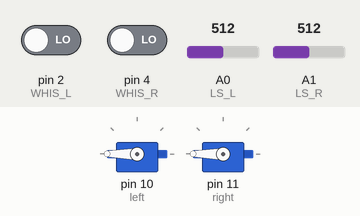
The sketch below on a simulated Arduino Uno, built with avr-gcc and run on an emulated ATmega328P. Shown: 2 × servo. The inputs (shaded band) are chosen by the test bench; at power-on: pin 2 (WHIS_L) LOW, pin 4 (WHIS_R) LOW, A0 (LS_L) = 512, A1 (LS_R) = 512.

Above: at 12.2 s.
12.3 s: pin 2 (WHIS_L) driven HIGH
At 14.6 s:
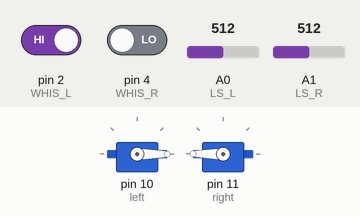
17.1 s: pin 4 (WHIS_R) driven HIGH
At 19.3 s:
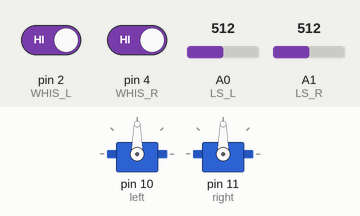
20.0 s: A0 (LS_L) set to 716
At 20.5 s:
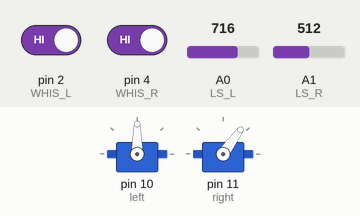
21.5 s: A1 (LS_R) set to 716
At 22.7 s:
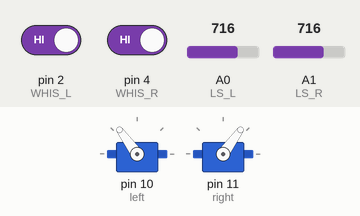
23.0 s: A0 (LS_L) set to 900
At 23.9 s:
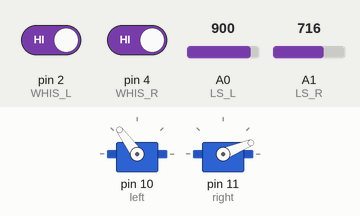
24.5 s: A1 (LS_R) set to 900
At 25.1 s:
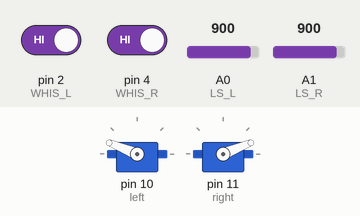
Timing chart, 0 to 27.0 s (numbered marks = the images above; inputs shaded):
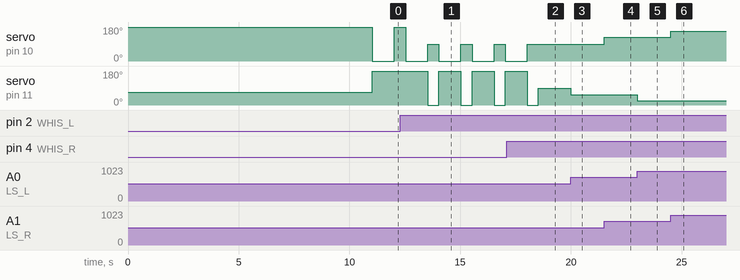

The sketch:

turtle_program.ino
```cpp
#include <Servo.h>
// Wheels
Servo left, right;

// Whiskers
const int WHIS_L = 2;
const int WHIS_R = 4;

// Light Sensors
const int LS_L = A0;
const int LS_R = A1;

// Ambient Light
int ambientLight = 0;
bool useAmbientLight = true;
int alPadding = 5; // percentage %

// Other Const
const int repositionDelay = 500;
const int delaysBtw = 110;
const int lightChks = 100;

void setup() {
  pinMode(WHIS_L,INPUT);
  pinMode(WHIS_R,INPUT);
  left.attach(10, 1300, 1700);
  right.attach(11, 1300, 1700);

  // Calibration start
  if(useAmbientLight){
  // move in circle to collect more accurate data
  turn(200, 150, true);
  double sum = 0.0;
  for(int i = 0; i < lightChks; i++){
    double curLS_L = analogRead(LS_L);
    double curLS_R = analogRead(LS_R);

    sum += curLS_L - (curLS_L*(alPadding/100));
    sum += curLS_R - (curLS_R*(alPadding/100));
    delay(delaysBtw);
  }
  ambientLight = (int)((sum)/(2*lightChks));
  drive(0,0);
  }
  // Calibration end
}

void loop() {
  // Operation Mode
  // RECORD //
  int lr = digitalRead(WHIS_L) * 10 + digitalRead(WHIS_R);
  int vR = analogRead(LS_R);
  int vL = analogRead(LS_L);

  // DECIDE //
  // 00, 01, 10, 11
  int wLeft, wRight;
  bool usingLight;
  if(lr == 11){// LIGHT SENSORS ACTIVE
    //none,
    //WLEFT USES RIGHT/ WRIGHT USES LEFT
    wLeft = map(vR,ambientLight,1023,0,200);
    wRight = map(vL,ambientLight,1023,0,200);
    usingLight = true;
  }
  else{// LIGHT SENSORS INACTIVE
    if(lr == 10){
      //right
      wLeft = 0;
      wRight = 200;
    }
    else if(lr == 1){
     //left
     wLeft = 200;
     wRight = 0;
    }
    else{
      //both
      wLeft = 200;
      wRight = -200;
    }
    // Move back
    line(-200);
    delay(repositionDelay);
    usingLight = false;
  }

  // ACT //
  if(usingLight){
    drive(wLeft, wRight);
  }
  else{
    // Move back
    line(-200);
    delay(repositionDelay);
    // Reposition
    drive(wLeft, wRight);
    delay(repositionDelay);
  }
}

///////////////////////////////////////////////////////////////////////////////
void line(int spd){
  drive(spd, spd);
}

void turn(int spd, int reducAmt, bool innerWheel){
  if(innerWheel == true){
    drive(spd, spd - reducAmt);
  }
  else{
    drive(spd - reducAmt, spd);
  }
}

void drive(int leftpw, int rightpw){
  left.writeMicroseconds(1500 + leftpw);
  right.writeMicroseconds(1500 - rightpw);
}
```

Measured:
- after the input at 12.3 s, servo on pin 11 (right): alternates 180° for 1.0 s and 0° for 0.50 s, starting after 1.2 s
- after the input at 17.1 s, servo on pin 10 (left): goes on until 18.0 s, then stays 90°
- after the input at 20.0 s, servo on pin 11 (right): 90° → 54° at once
- after the input at 21.5 s, servo on pin 10 (left): 90° → 126° at once
- after the input at 23.0 s, servo on pin 11 (right): 54° → 22° at once
- after the input at 24.5 s, servo on pin 10 (left): 126° → 158° at once
- by itself, servo on pin 10 (left): alternates 90° for 0.50 s and 0° for 1.0 s
